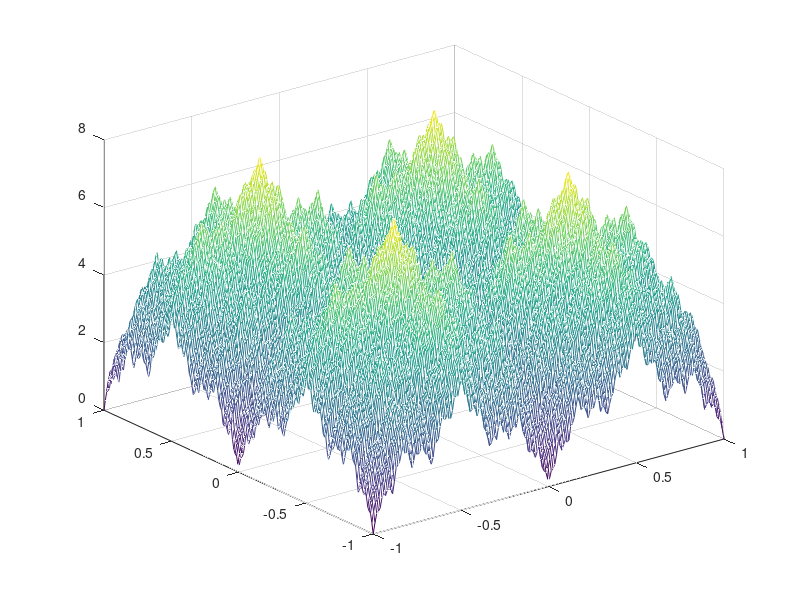
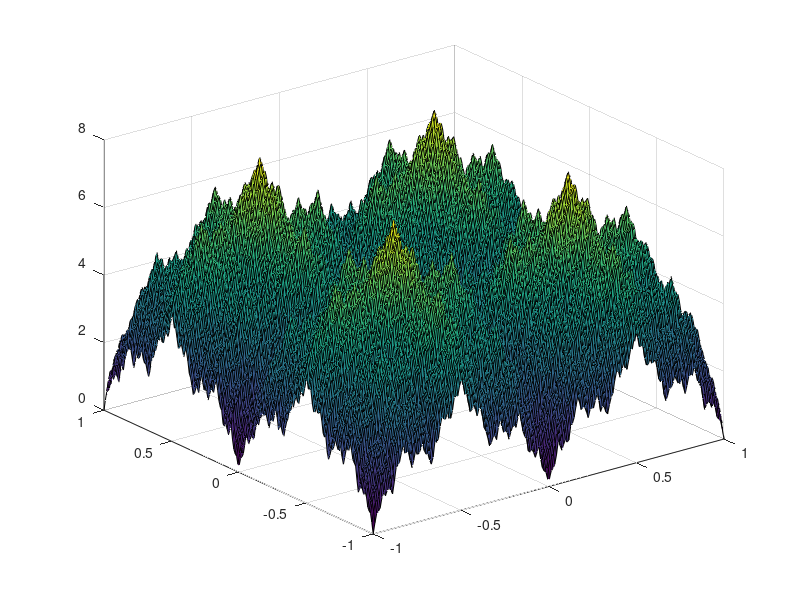

These figures' MATLAB source, in order:
clc;clear;close all;


[X,Y] = meshgrid(linspace(-1,1,200));


Z=0;
for k=0:20
    Z=Z+0.5^k*cos(2*pi*3^k*(X+0.5))+0.5^k*cos(2*pi*3^k*(Y+0.5));
end
temp=0;
for k=0:20
    temp=temp+0.5^k*cos(2*pi*3^k*0.5);
end
Z=Z-2*temp;

axis([-10,10,-10,10]);
mesh(X,Y,Z);%线框图
figure();
surf(X,Y,Z);%表面图
